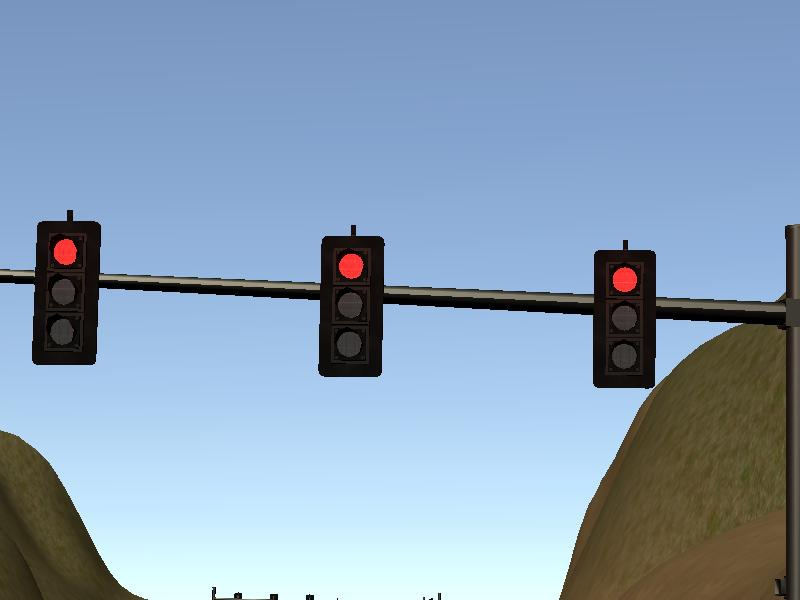
#> input picture traffic lighgt/left0606.jpg, 800 x 600 px
$ jupyter execute '封装成函数.ipynb'   (older library calls are emulated)
#> lines starting #> are read from the running program, lines starting #| are printed output that depends on the picture; after the words box and inside, x2 and y2 are one past the last pixel; in counts of white or black regions, pixels touching at a corner belong together; long printed decimals are rounded
[cell 1]
import cv2
import numpy as np
import time


def process(path):
     # 根据路径读取一张图片
#> called with path = 'left0606.jpg'
    start=time.clock()
    image = cv2.imread(path)
#> image is the input picture: shape (600, 800, 3); mean B, G, R 183.3, 159.7, 137
    shapes=image.shape
#> shapes = (600, 800, 3)
    # 剪切有效区域 ：判断图片的大小，是否需要裁剪
    images_size=[shapes[0],shapes[1]]
#> images_size = [600, 800]
    images_size=np.min(images_size)
#> images_size = 600
    if images_size > 1000:
        image=image[0:int(1/3*shapes[1]),int(1/12*shapes[0]):int(11/12*shapes[1]),:]
    elif images_size > 800:
        image=image[int(1/6*shapes[1]):int(5/6*shapes[1]),int(1/12*shapes[0]):int(11/12*shapes[1]),:]
    else:
        image=image
#     cv2.imshow('image',image)
    # 计算有效区域的面积
    shapes=image.shape
    propotion=image.shape[0]*image.shape[1]
#> propotion = 480000
     # BGR转HSV
    hsv = cv2.cvtColor(image, cv2.COLOR_BGR2HSV)
#> hsv: shape (600, 800, 3); mean H, S, V 89.1, 86.8, 189.8
    #保留底片
    origin_copy=image.copy()
    return hsv,propotion,shapes,origin_copy


# 绿色的范围
def getGreen(image):
    lower_green = np.array([45, 70, 100])
    upper_green = np.array([85, 255, 255])
    return {'green':getRange(image,lower_green,upper_green)}

# 红色的范围
def getRed(image):
    low_red = np.array([120, 120, 130])
    high_red = np.array([255, 255, 255])
    return {'red':getRange(image,low_red,high_red)}

# 绿色的范围
def getYellow(image):
    low_yellow = np.array([15, 160, 220])
    high_yellow = np.array([45, 255, 255])
    return {'yellow':getRange(image,low_yellow,high_yellow)}

def getRange(image,low,high):
# cv2.inRange函数设阈值，去除背景部分
    mask = cv2.inRange(image, low, high)
    return mask

def deNoise(img):
    cv2.imshow('img',img)
    erode=cv2.erode(img,(50,50),iterations=4)
    cv2.imshow('erode',erode)
#降噪（模糊处理用来减少瑕疵点）
    blur = cv2.blur(erode, (5,5))
# 膨胀
    dilate=cv2.dilate(blur,(100,100),iterations=4)
# 边缘检测
    canny = cv2.Canny(dilate, 150, 240)
    kernel = cv2.getStructuringElement(cv2.MORPH_ELLIPSE, (10, 10))
# 闭操作
    closed = cv2.morphologyEx(canny, cv2.MORPH_CLOSE, kernel)
    cv2.imshow('closed',closed)
    return closed

#非最大值抑制,减少重叠区域
def non_max_suppression_slow(boxes, overlapThresh):
    if len(boxes) == 0:
        return []

    pick = []
    x1 = boxes[:,0]
    y1 = boxes[:,1]
    x2 = boxes[:,2]
    y2 = boxes[:,3]

    area = (x2 - x1 + 1) * (y2 - y1 + 1)
    idxs = np.argsort(y2)
    while len(idxs) > 0:
        last = len(idxs) - 1
        i = idxs[last]
        pick.append(i)
        suppress = [last]
        for pos in range(0, last):
            j = idxs[pos]
            xx1 = max(x1[i], x1[j])
            yy1 = max(y1[i], y1[j])
            xx2 = min(x2[i], x2[j])
            yy2 = min(y2[i], y2[j])
            w = max(0, xx2 - xx1 + 1)
            h = max(0, yy2 - yy1 + 1)
            overlap = float(w * h) / area[j]
            if overlap > overlapThresh:
                suppress.append(pos)
        idxs = np.delete(idxs, suppress)
    return boxes[pick]

#获取最终ROI的坐标
def getPositions(img,propotion,shapes,origin_copy):
    ret,thresh = cv2.threshold(img,127,255,0)
    tmp,contours,hierarchy=cv2.findContours(thresh,1,2)
    hsvList=[]
    area_list=[]
#有效交通灯的比例
    if contours :
        for i in range(len(contours)):
            if cv2.contourArea(contours[i])/propotion >0.0002 and cv2.contourArea(contours[i])/propotion < 0.1:
# 最小面积矩形
                x,y,w,h=cv2.boundingRect(contours[i])

                y0=int(y-0.2*h)
                y1=int(y+0.9*h)
                x0=int(x-0.1*w)
                x1=int(x+w)
                if y0 <0:
                    y0=0
                if y1>shapes[0]:
                    y1=shapes[0]
                if x0<0:
                    x0=0
                if x1>shapes[1]:
                    x1=shapes[1]
                area_list.append([x0,y0,x1,y1])
        area_list=np.array(area_list)

# 非极大值抑制，如果和当前最高分框的重叠面积(IOU)大于一定阈值，我们就将框删除
        prop=non_max_suppression_slow(area_list,0.8)
        if len(prop):
            i=0
            for (startX, startY, endX, endY) in prop:
#算出每个最小区域的亮度，进行从大到小的排序，将最亮的排在第一位
                HSV=origin_copy[startY:endY,startX:endX,:]
                HSV = cv2.cvtColor(HSV, cv2.COLOR_BGR2HSV)
                H, S, V = cv2.split(HSV)
                v = np.mean(V)
                hsvList.append([i,v,[y0,y1,x0,x1]])
                i+=1
                cv2.rectangle(origin_copy, (startX, startY), (endX, endY), (0, 255, 0), 2)
            hsvList=sorted(hsvList,key=lambda x : (x[1]),reverse=True)
            order=hsvList[0][0]
            target=order
#             cv2.putText(origin_copy, "IoU", (target[0], target[1]),
#             cv2.FONT_HERSHEY_SIMPLEX, 0.6, (0, 255, 0), 2)
            cv2.imshow('res',origin_copy)
            return hsvList[0][2]
        else:
            return 0
    else:
        return 0


def main(path):
    start=time.clock()
    hsv,propotion,shapes,origin_copy=process(path)
#> propotion = 480000; shapes = (600, 800, 3)
    colors=[]
    colors.append(getGreen(hsv))
#> in getRange, `mask = cv2.inRange(image, low, high)`: mask: shape (600, 800); every value is 0
    colors.append(getRed(hsv))
#> in getRange (call 2), `mask = cv2.inRange(image, low, high)`:
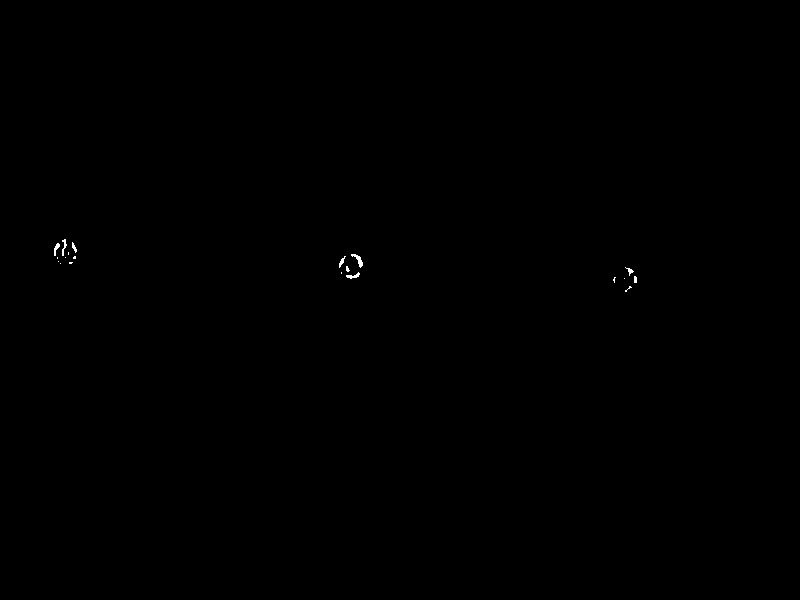
#> mask: shape (600, 800); 0.07% white in thin lines or dots, all inside (x1, y1, x2, y2) = (54, 239, 637, 292)
    colors.append(getYellow(hsv))
    # 节省时间复杂度

    areas=[]
    sumResult=0
    for i in range(len(colors)):
        closed = deNoise(list(colors[i].values())[0])
        coordinate = getPositions(closed,propotion,shapes,origin_copy)
        if isinstance(coordinate,list):
            print('coordinate',coordinate)
            HSV=origin_copy[coordinate[0]:coordinate[1],coordinate[2]:coordinate[3],:]
            HSV = cv2.cvtColor(HSV, cv2.COLOR_BGR2HSV)
            H, S, V = cv2.split(HSV)
            v = np.mean(V)
            areas.append((list(colors[i].keys())[0],v))
        else:
            areas.append((list(colors[i].keys())[0],0))
#> this loop made 3 passes
#> hsvList in getPositions on pass 2: [[0, 163.6, [238, 259, 50, 79]]]
#> coordinate on passes 1, 3: 0, 0
#| coordinate [238, 259, 50, 79]
#> pass 2, in deNoise (call 2), `canny = cv2.Canny(dilate, 150, 240)`:
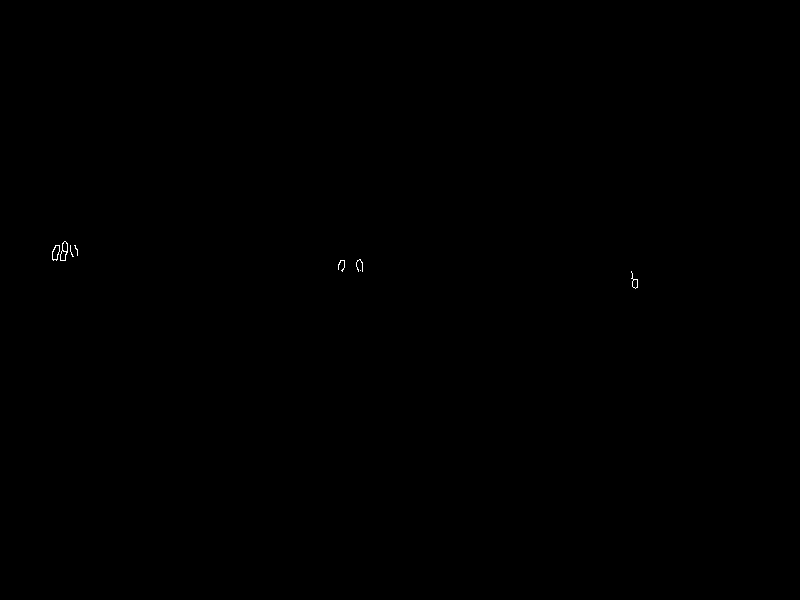
#> canny: shape (600, 800); 0.04% white in thin lines or dots, all inside (x1, y1, x2, y2) = (52, 241, 638, 289)
#> after the loop: HSV: shape (21, 29, 3); mean H, S, V 53.4, 216.5, 208.2
#> after the loop:
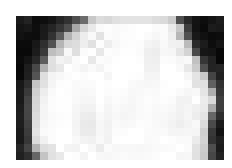
#> V: shape (21, 29) (shown 8 times larger); min 7, max 255, mean 208.2
#> after the loop, areas = [('green', 0), ('red', 208.2), ('yellow', 0)]

    # 按颜色值的大小排序
    areas=sorted(areas,key=lambda x : (x[1]),reverse=True)
#> areas = [('red', 208.2), ('green', 0), ('yellow', 0)]
    print(areas)
#| [('red', 208.200), ('green', 0), ('yellow', 0)]
    ended=time.clock()
    print('total:',ended-start)
    if int(areas[0][1]) != 0:
        print('The current color is:',areas[0][0])
#| The current color is: red
    else:
        print('没有交通灯')
    cv2.waitKey(0)
    cv2.destroyAllWindows()


if __name__=='__main__':
    path="left0606.jpg"
    main(path)

$ run again, with traffic lighgt/left0003.jpg copied over traffic lighgt/left0606.jpg
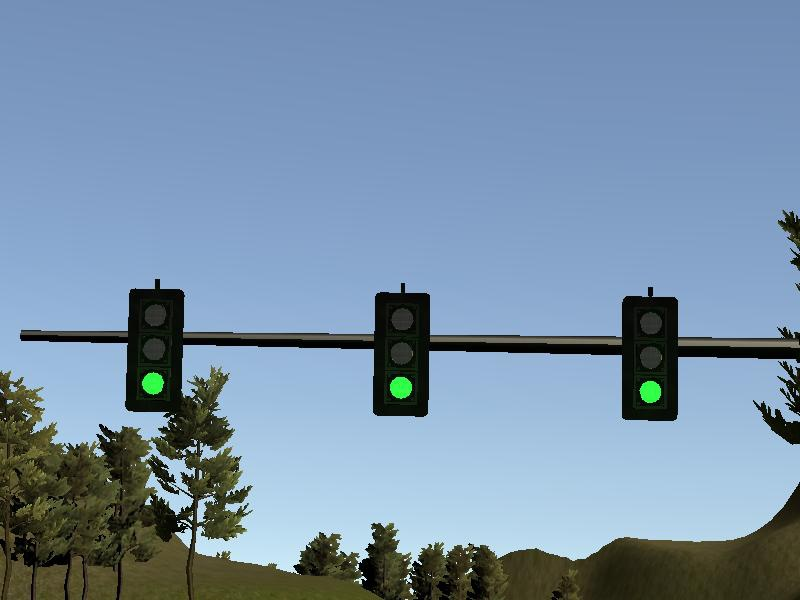
#> input picture traffic lighgt/left0003.jpg, 800 x 600 px
#> in process, image is the input picture: shape (600, 800, 3); mean B, G, R 167, 143.9, 120
#> hsv: shape (600, 800, 3); mean H, S, V 91.6, 92.7, 172
#> in main, `hsv,propotion,shapes,origin_copy=process(path)`: propotion = 480000; shapes = (600, 800, 3)
#> in getRange, `mask = cv2.inRange(image, low, high)`:
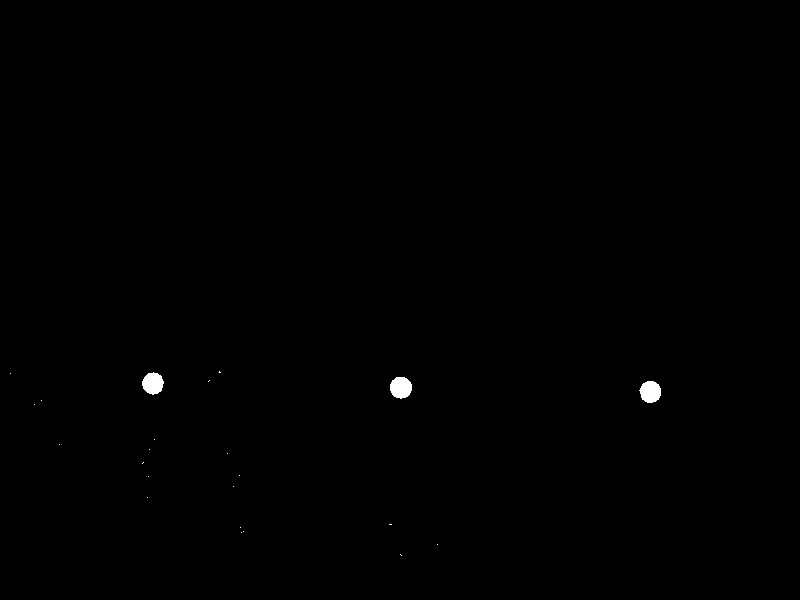
#> mask: shape (600, 800); 0.24% white; 23 white regions (20 under 20 px), largest, box (x1, y1, x2, y2) and area: (390, 377, 412, 399) 382, (639, 381, 661, 403) 373, (142, 372, 164, 395) 371
#> mask: shape (600, 800); every value is 0
#> the loop in main, `for i in range(len(colors)):` made 3 passes
#> order in getPositions on pass 1: 0
#> (printed output is left out)
#> after the loop in main, `for i in range(len(colors)):`:
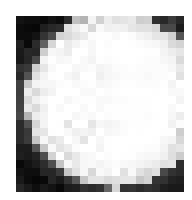
#> V: shape (25, 24) (shown 8 times larger); min 7, max 255, mean 210.4
#> after the loop in main, `for i in range(len(colors)):`: areas = [('green', 210.4), ('red', 0), ('yellow', 0)]
#| [('green', 210.405), ('red', 0), ('yellow', 0)]
#| The current color is: green

$ run again, with traffic lighgt/left0027.jpg copied over traffic lighgt/left0606.jpg
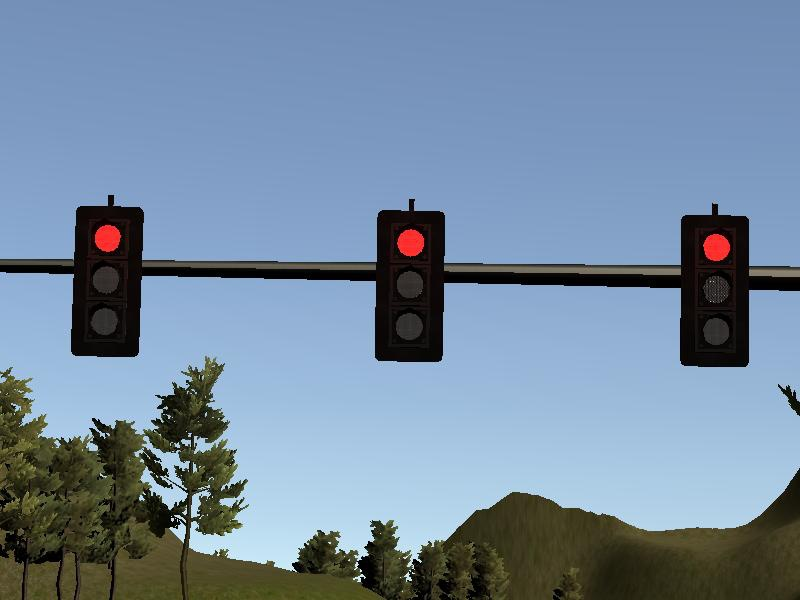
#> input picture traffic lighgt/left0027.jpg, 800 x 600 px
#> in process, image is the input picture: shape (600, 800, 3); mean B, G, R 158.8, 137.2, 116.4
#> hsv: shape (600, 800, 3); mean H, S, V 88, 94.6, 164.9
#> in main, `hsv,propotion,shapes,origin_copy=process(path)`: propotion = 480000; shapes = (600, 800, 3)
#> mask: shape (600, 800); 0.01% white in thin lines or dots, all inside (x1, y1, x2, y2) = (10, 368, 398, 552)
#> in getRange (call 2), `mask = cv2.inRange(image, low, high)`:
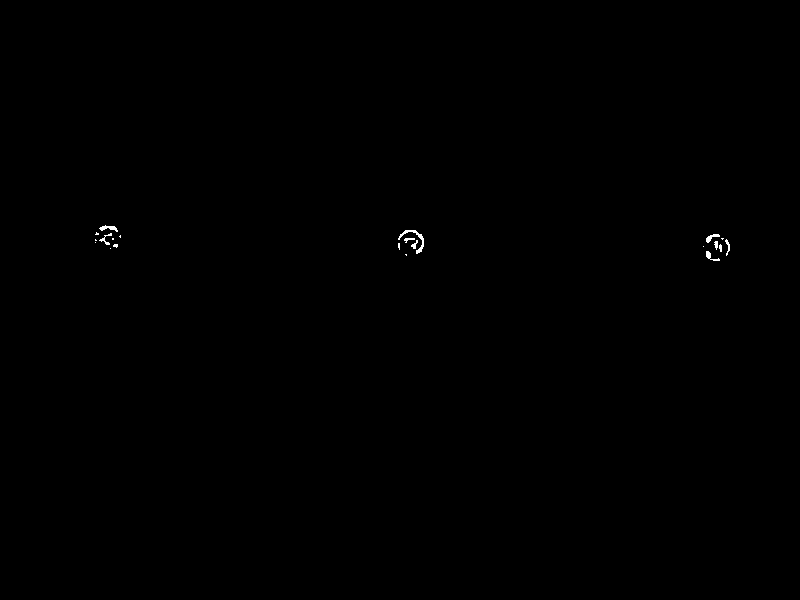
#> mask: shape (600, 800); 0.11% white in thin lines or dots, all inside (x1, y1, x2, y2) = (95, 225, 730, 261)
#> mask: shape (600, 800); every value is 0
#> the loop in main, `for i in range(len(colors)):` made 3 passes
#> hsvList in getPositions on pass 2: [[0, 177.5, [234, 261, 703, 733]]]
#> (printed output is left out)
#> after the loop in main, `for i in range(len(colors)):`:
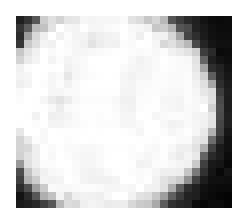
#> V: shape (27, 30) (shown 8 times larger); min 5, max 255, mean 214.3
#> after the loop in main, `for i in range(len(colors)):`: areas = [('green', 0), ('red', 214.3), ('yellow', 0)]
#> in main, `areas=sorted(areas,key=lambda x : (x[1]),reverse=True)`: areas = [('red', 214.3), ('green', 0), ('yellow', 0)]
#| [('red', 214.252), ('green', 0), ('yellow', 0)]
#| The current color is: red
